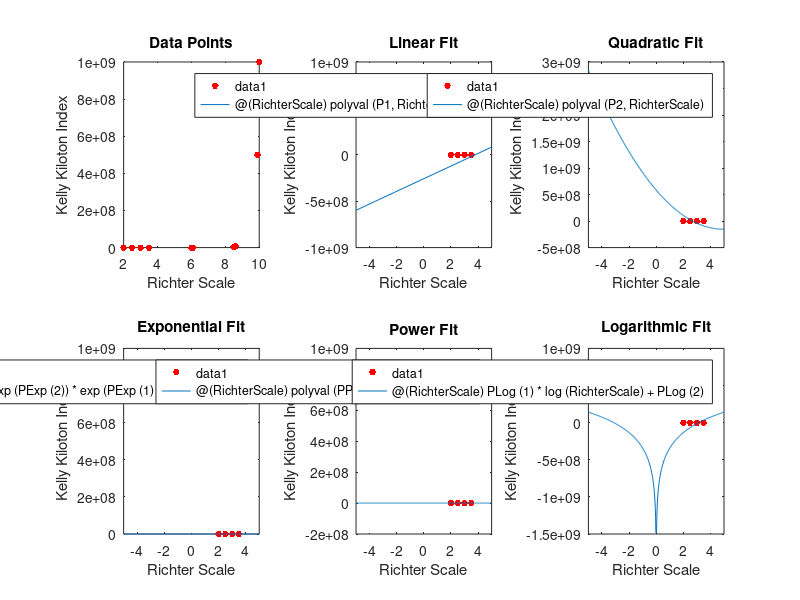

MATLAB code for this plot:
%Andrew Brown Homework 8 Problem 2

clc
clear

% Richter Scale 

%Define the given table 
RichterScale=[2,2.5,3,3.5,6,6.1,8.5,8.6,9.9,10]; %Richter scale
KKI=[1e-3,6e-3,3.2e-2,0.18,10e4,2e4,5.6e6,8e6,5e8,1e9]; %Kelly Kiloton Index

%Data Points 
subplot(2,3,1)
plot(RichterScale,KKI,'.r','Markersize',15)
xlabel('Richter Scale')
ylabel('Kelly Kiloton Index')
title('Data Points')

%Linear
P1=polyfit(RichterScale,KKI,1);
polyFunc1=@(RichterScale) polyval(P1,RichterScale);
subplot(2,3,2)
plot(RichterScale,KKI,'.r','Markersize',15)
hold on
fplot(polyFunc1)
xlabel('Richter Scale')
ylabel('Kelly Kiloton Index')
title('Linear Fit')

%Quadratic
P2=polyfit(RichterScale,KKI,2);
polyFunc2=@(RichterScale) polyval(P2,RichterScale);
subplot(2,3,3)
plot(RichterScale,KKI,'.r','Markersize',15)
hold on
fplot(polyFunc2)
xlabel('Richter Scale')
ylabel('Kelly Kiloton Index')
title('Quadratic Fit')

%Exponential
PExp=polyfit(RichterScale,log(KKI),1);
polyFuncExp=@(RichterScale) exp(PExp(2))*exp(PExp(1)*RichterScale);
subplot(2,3,4)
plot(RichterScale,KKI,'.r','Markersize',15)
hold on
fplot(polyFuncExp)
xlabel('Richter Scale')
ylabel('Kelly Kiloton Index')
title('Exponential Fit')

%Power
PPo=polyfit(log(RichterScale),log(KKI),2);
polyFuncPo=@(RichterScale) polyval(PPo,exp(RichterScale));
subplot(2,3,5)
plot(RichterScale,KKI,'.r','Markersize',15)
hold on
fplot(polyFuncPo)
xlabel('Richter Scale')
ylabel('Kelly Kiloton Index')
title('Power Fit')

%Logartithmic
PLog=polyfit(log(RichterScale),KKI,1);
polyFuncLog=@(RichterScale) PLog(1)*log(RichterScale)+PLog(2);
subplot(2,3,6)
plot(RichterScale,KKI,'.r','Markersize',15)
hold on
fplot(polyFuncLog)
xlabel('Richter Scale')
ylabel('Kelly Kiloton Index')
title('Logarithmic Fit')

%Exponential is the best fit for the data
newVal=polyFuncExp (5); %Calculate exponential @ richter=5

%Calculate the inverse of the exponential functions
polyFuncBuilding=@(KKI) (1/PExp(1))*log(KKI/exp(PExp(2)));
Mag=polyFuncBuilding(4000000);

fprintf('The KKI for a richter of 5 is %0.2f\n',newVal)
fprintf('4 million KKI is created from a %0.2f Richter earthquake\n',Mag)
fprintf('I would not accept the building proposal for a building that can only withstand a 7.0 quake\n')

